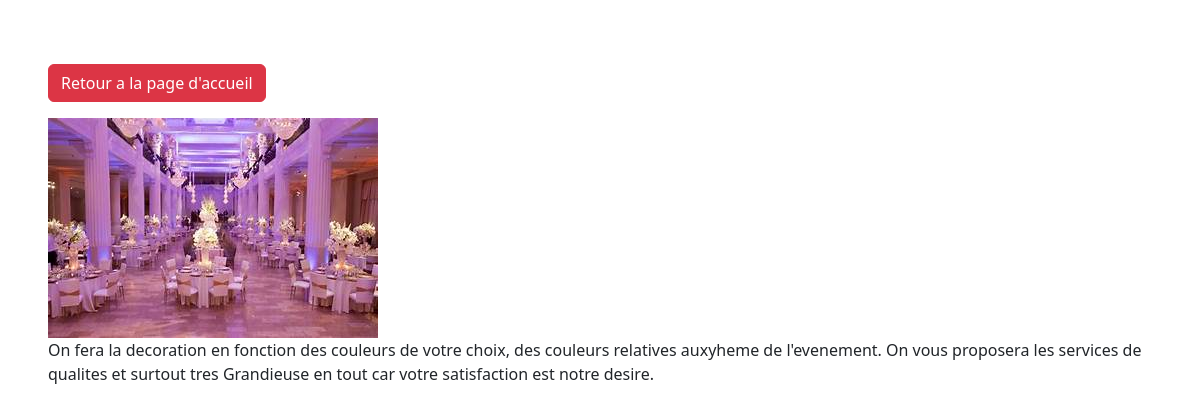
The page /photo/7/ on the database as committed earlier.
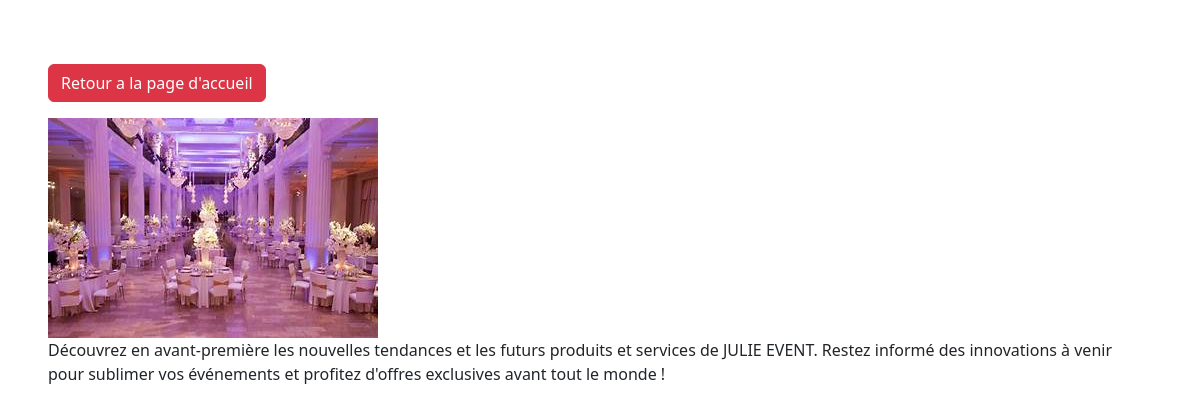
The same page on the database as committed later.
### pictures/models.py (models this page shows, shortened)
class Photo(models.Model):
  categories = models.ForeignKey(Categories, on_delete=models.SET_NULL, null=True, blank=True) # this is to set the relationship
  image = models.ImageField(null=False, blank=False)
  desciption = models.TextField()

### pictures/views.py (the view)
# urls.py: path('photo/<str:pk>/', views.photo, name='photo'),
def photo(request, pk):
   photos = Photo.objects.get(id=pk)  # we use 'get' in case we wanna get y url
   context = {'photos':photos}
   return render(request, 'pictures/photo.html', context)

### pictures/templates/pictures/photo.html (shortened to what this page needs)
<!DOCTYPE html>
<html lang="en">
<head>
  <link href="https://cdn.jsdelivr.net/npm/bootstrap@5.3.3/dist/css/bootstrap.min.css" rel="stylesheet">
</head>
<body class="m-5">
  <div class="conteneur">
    <div class="row justify-content-center">
      <div class="col">
        <a class="btn btn-danger my-3" href="{% url 'galery' %}">Retour a la page d'accueil</a>
        <div style="height: 90vh;">
          <img  style="max-width: 100%; max-height: 100%;"    src="{{photos.image.url}}" alt="">
          <p>{{photos.desciption}}</p>
        </div>
      </div>
    </div>
  </div>
</body>
</html>

Rows that differ between the two databases and show on the page:
changed Photo: desciption "On fera la decoration en fonction des couleurs de votre choix, des couleurs relatives auxyheme de l'evenement. On vous proposera les services de qualites et surtout tres Grandieuse en tout car votre satisfaction est notre desire." → "Découvrez en avant-première les nouvelles tendances et les futurs produits et services de JULIE EVENT. Restez informé des innovations à venir pour sublimer vos événements et profitez d'offres exclusives avant tout le monde !"
